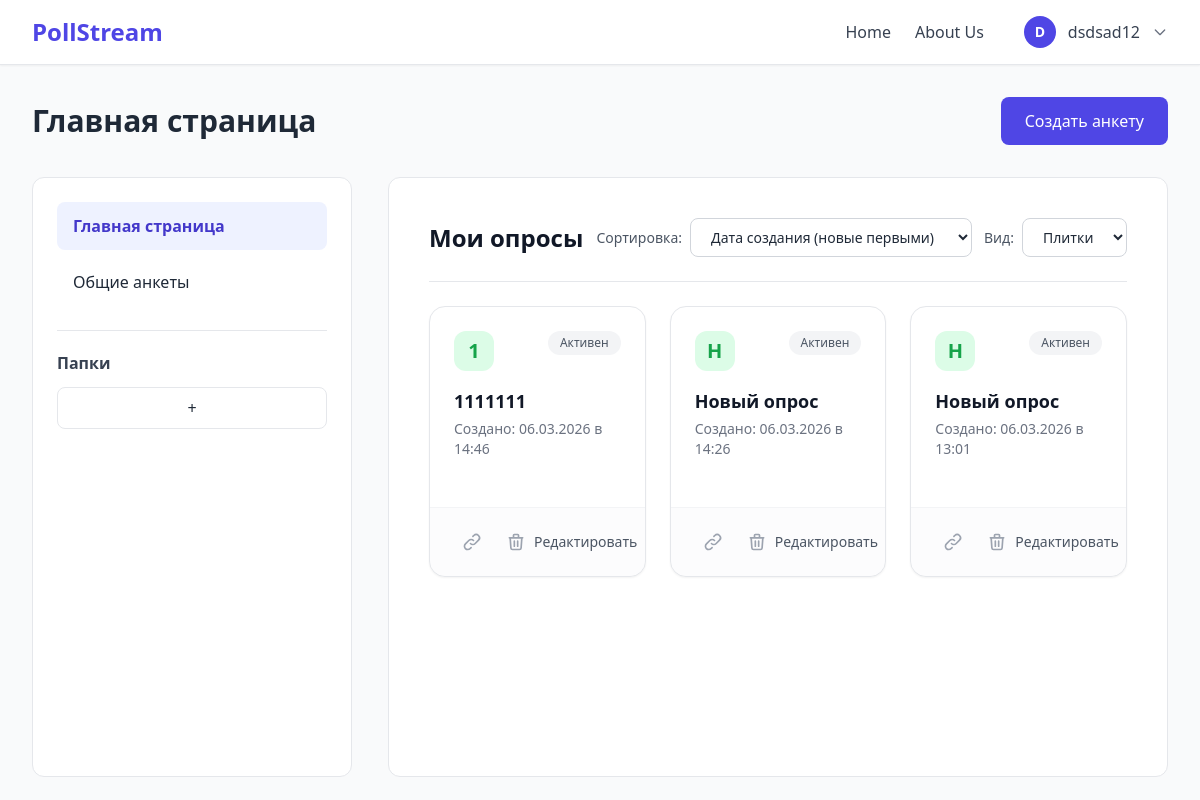
/ (signed in), run on the app's committed database.
### polls/models.py (models this page shows, shortened)
class Survey(models.Model):
    VISIBILITY_CHOICES = [
        ('private', 'Приватная'),
        ('link', 'По ссылке'),
        ('public', 'Публичная'),
    ]
    RESPONSE_CHOICES = [
        ('unlimited', 'Неограниченное'),
        ('limited', 'Ограниченное количество'),
        ('date_limit', 'До определённой даты'),
    ]
    author = models.ForeignKey(User, on_delete=models.CASCADE, related_name="surveys")
    name = models.CharField(max_length=255, verbose_name="Название анкеты")
    description = models.TextField(blank=True, null=True, verbose_name="Описание анкеты")
    survey_type = models.CharField(max_length=50, default='custom', verbose_name="Тип анкеты")
    state_json = models.JSONField(blank=True, null=True, verbose_name="Структура анкеты")
    visibility = models.CharField(max_length=20, choices=VISIBILITY_CHOICES, default='link', verbose_name="Видимость")
    response_type = models.CharField(max_length=20, choices=RESPONSE_CHOICES, default='unlimited', verbose_name="Ограничение ответов")
    response_limit = models.IntegerField(blank=True, null=True, verbose_name="Максимум ответов")
    response_deadline = models.DateTimeField(blank=True, null=True, verbose_name="Крайний срок")
    show_progress_bar = models.BooleanField(default=True, verbose_name="Показывать прогресс")
    show_question_numbers = models.BooleanField(default=True, verbose_name="Показывать номера вопросов")
    shuffle_questions = models.BooleanField(default=False, verbose_name="Перемешивать вопросы")
    allow_edit_after_submit = models.BooleanField(default=False, verbose_name="Разрешить изменения после отправки")
    is_active = models.BooleanField(default=True, verbose_name="Активна")
    created_at = models.DateTimeField(auto_now_add=True, verbose_name="Дата создания")
    updated_at = models.DateTimeField(auto_now=True, verbose_name="Дата обновления")
    class Meta:
        verbose_name = "Анкета"
        verbose_name_plural = "Анкеты"
        ordering = ['-created_at']

### polls/views.py (the view, shortened to what this page needs)
# urls.py: path('', views.index, name='index'),      # главная
@login_required
def index(request):
    surveys = Survey.objects.filter(author=request.user).order_by('-created_at')
    context = {
        "survey_templates": get_survey_templates(),
        "surveys": surveys,
    }
    return render(request, 'polls/index.html', context)

### polls/templates/polls/index.html (shortened to what this page needs)
{% extends "polls/base.html" %}
{% load static %}
{% block extra_css %}
<link rel="stylesheet" href="{% static 'polls/css/index.css' %}">
{% endblock %}
{% block content %}
<div class="flex justify-between items-center h-[64px] mb-6">
  <h1 class="text-3xl font-semibold">Главная страница</h1>
  <button id="openModal" class="bg-indigo-600 text-white text-base px-6 py-3 rounded-lg hover:bg-indigo-700 transition">
    Создать анкету
  </button>
</div>
<div class="flex gap-9 items-stretch">
  <aside class="w-80 bg-white border rounded-xl p-6">
    <nav class="mb-6">
      <ul class="space-y-2 text-base">
        <li>
          <a class="block px-4 py-3 rounded-lg bg-indigo-50 text-indigo-700 font-semibold">
            Главная страница
          </a>
        </li>
        <li>
          <a class="block px-4 py-3 rounded-lg hover:bg-gray-100 cursor-pointer">
            Общие анкеты
          </a>
        </li>
      </ul>
    </nav>
    <div class="border-t pt-5">
      <span class="block text-base font-semibold text-gray-700 mb-3">Папки</span>
      <button class="w-full border rounded-lg py-2 text-base hover:bg-gray-100">+</button>
    </div>
  </aside>
  <section class="flex-1">
    <div class="bg-white border rounded-xl p-10 flex flex-col min-h-[600px]">
      <div class="flex justify-between items-center mb-6 pb-6 border-b">
        <h2 class="text-2xl font-bold text-gray-900">Мои опросы</h2>
        <div class="flex gap-3">
            <div class="flex items-center gap-2">
              <span class="text-sm text-gray-600">Сортировка:</span>
              <select id="sortSelect" class="border border-gray-300 rounded-lg px-4 py-2 text-sm bg-white focus:ring-2 focus:ring-indigo-500 outline-none">
                <option value="date_desc">Дата создания (новые первыми)</option>
              </select>
            </div>
            <div class="flex items-center gap-2">
              <span class="text-sm text-gray-600">Вид:</span>
              <select class="border border-gray-300 rounded-lg px-4 py-2 text-sm bg-white focus:ring-2 focus:ring-indigo-500 outline-none">
                <option>Плитки</option>
              </select>
            </div>
        </div>
      </div>
      <div class="flex-1">
        {% if surveys %}
          <div id="surveysContainer" class="grid grid-cols-1 md:grid-cols-2 lg:grid-cols-3 gap-6">
            {% for survey in surveys %}
                <div id="survey-{{ survey.id }}" class="bg-white rounded-2xl shadow-sm border border-gray-200 flex flex-col hover:shadow-lg transition duration-200 group relative">
                    <a href="{% url 'survey_detail' survey.id %}" class="p-6 block flex-1">
                        <div class="flex items-start justify-between mb-4">
                            <div class="w-10 h-10 rounded-xl flex items-center justify-center font-bold text-xl
                                {% if survey.survey_type == 'template' %}bg-purple-100 text-purple-600{% else %}bg-green-100 text-green-600{% endif %}">
                                {{ survey.name|slice:":1"|upper }}
                            </div>
                            <span class="px-3 py-1 bg-gray-100 text-gray-600 text-xs font-medium rounded-full">Активен</span>
                        </div>
                        <h3 class="text-lg font-semibold text-gray-900 mb-1 group-hover:text-indigo-600 transition truncate" title="{{ survey.name }}">
                            {{ survey.name }}
                        </h3>
                        <p class="text-sm text-gray-500 mb-2">
                            Создано: {{ survey.created_at|date:"d.m.Y в H:i" }}
                        </p>
                    </a>
                    <div class="px-6 py-4 border-t border-gray-100 flex items-center justify-between bg-gray-50/50 rounded-b-2xl">
                        <div class="flex gap-2">
                            <button
                                class="copy-survey-link-btn p-2 text-gray-400 hover:text-indigo-600 hover:bg-indigo-50 rounded-lg transition"
                                title="Копировать ссылку"
                                data-url="{{ request.scheme }}://{{ request.get_host }}{% url 'survey_detail' survey.id %}">
                                <svg class="w-5 h-5" fill="none" stroke="currentColor" viewBox="0 0 24 24">
                                    <path stroke-linecap="round" stroke-linejoin="round" stroke-width="2" d="M13.828 10.172a4 4 0 00-5.656 0l-4 4a4 4 0 105.656 5.656l1.102-1.101m-.758-4.899a4 4 0 005.656 0l4-4a4 4 0 00-5.656-5.656l-1.1 1.1"></path>
                                </svg>
                            </button>
                            <button onclick="deleteSurvey({{ survey.id }})" class="p-2 text-gray-400 hover:text-red-600 hover:bg-red-50 rounded-lg transition" title="Удалить">
                                <svg class="w-5 h-5" fill="none" stroke="currentColor" viewBox="0 0 24 24">
                                    <path stroke-linecap="round" stroke-linejoin="round" stroke-width="2" d="M19 7l-.867 12.142A2 2 0 0116.138 21H7.862a2 2 0 01-1.995-1.858L5 7m5 4v6m4-6v6m1-10V4a1 1 0 00-1-1h-4a1 1 0 00-1 1v3M4 7h16"></path>
                                </svg>
                            </button>
                        </div>
                        <a href="{% url 'survey_edit' survey.id %}" class="text-sm font-medium text-gray-600 hover:text-indigo-600 transition z-10">
                            Редактировать
                        </a>
                    </div>
                </div>
            {% endfor %}
          </div>
        {% endif %}
      </div>
    </div>
  </section>
</div>
{% endblock %}

### polls/templates/polls/base.html (shortened to what this page needs)
<!DOCTYPE html>
{% load static %}
<html lang="ru">
<head>
  <script src="https://cdn.tailwindcss.com"></script>
  {% block extra_css %}{% endblock %}
</head>
<body class="bg-gray-50 text-gray-800">
<header class="bg-white border-b shadow-sm">
  <div class="max-w-[1400px] mx-auto px-8 h-16 flex items-center justify-between">
      <a href="{% url 'dashboard_home' %}" class="font-bold text-indigo-600 text-2xl">
            PollStream
      </a>
    <nav class="flex items-center gap-6">
      <a href="{% url 'index' %}" class="text-base text-gray-700 hover:text-indigo-600 transition">Home</a>
      <a href="#" class="text-base text-gray-700 hover:text-indigo-600 transition">About Us</a>
      <div class="flex items-center gap-3 ml-4 relative">
        <button type="button" class="flex items-center gap-3 cursor-pointer" id="user-menu-button">
          <div class="w-8 h-8 rounded-full flex items-center justify-center text-sm font-bold
                      {% if user.is_authenticated %}bg-indigo-600 text-white{% else %}bg-gray-400 text-white{% endif %}">
            {% if user.is_authenticated %}
              {{ user.get_full_name|default:user.username|slice:":1"|upper }}
            {% else %}
              G
            {% endif %}
          </div>
              <span class="text-base text-gray-700">
                  {% if user.is_authenticated %}
                    {{ user.get_full_name|default:user.username }}
                  {% else %}
                    Guest
                  {% endif %}
                </span>
          <svg class="w-4 h-4 text-gray-500" fill="none" stroke="currentColor" viewBox="0 0 24 24">
            <path stroke-linecap="round" stroke-linejoin="round" stroke-width="2" d="M19 9l-7 7-7-7"></path>
          </svg>
        </button>
      </div>
    </nav>
  </div>
</header>
<main class="max-w-full mx-auto px-8 py-6">
  {% block content %}{% endblock %}
</main>
</body>
</html>

### polls/static/polls/css/index.css (style rules this page uses)
button, a { transition: all 0.2s ease; }

### data on the page
Survey: name "1", name "1111111", created_at "06.03.2026 в 14:46"
Survey: name "Н", name "Новый опрос", created_at "06.03.2026 в 14:26"
Survey: name "Н", name "Новый опрос", created_at "06.03.2026 в 13:01"

### other printed values
{{ user.get_full_name|default:user.username|slice:":1"|upper }} "D"
{{ user.get_full_name|default:user.username }} "dsdsad12"
